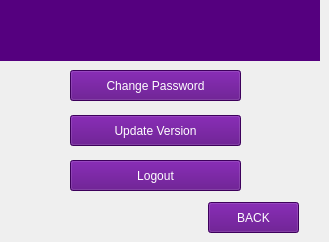
   <widget class="QWidget" name="page_6">
    <widget class="QLabel" name="label_hamburger_pg26">
     <property name="geometry">
      <rect>
       <x>0</x>
       <y>0</y>
       <width>320</width>
       <height>61</height>
      </rect>
     </property>
     <property name="font">
      <font>
       <family>Sans Serif</family>
       <pointsize>11</pointsize>
       <weight>9</weight>
       <italic>false</italic>
       <bold>false</bold>
      </font>
     </property>
     <property name="styleSheet">
      <string notr="true">color: rgb(255, 255, 255);
background-color: rgb(85, 0, 127);
font: 75 11pt &quot;Sans Serif&quot;;</string>
     </property>
     <property name="text">
      <string/>
     </property>
    </widget>
    <widget class="QPushButton" name="PushButton_ChangePasswd_pg26">
     <property name="geometry">
      <rect>
       <x>70</x>
       <y>70</y>
       <width>171</width>
       <height>31</height>
      </rect>
     </property>
     <property name="styleSheet">
      <string notr="true">color: rgb(255, 255, 255);
background-color: rgb(85, 0, 127);
font: 75 11pt &quot;Sans Serif&quot;;</string>
     </property>
     <property name="text">
      <string>Change Password</string>
     </property>
    </widget>
    <widget class="QPushButton" name="PushButton_UpdatePasswd_pg26">
     <property name="geometry">
      <rect>
       <x>70</x>
       <y>115</y>
       <width>171</width>
       <height>31</height>
      </rect>
     </property>
     <property name="styleSheet">
      <string notr="true">color: rgb(255, 255, 255);
background-color: rgb(85, 0, 127);
font: 75 11pt &quot;Sans Serif&quot;;</string>
     </property>
     <property name="text">
      <string>Update Version</string>
     </property>
    </widget>
    <widget class="QPushButton" name="PushButton_Logout_pg26">
     <property name="geometry">
      <rect>
       <x>70</x>
       <y>160</y>
       <width>171</width>
       <height>31</height>
      </rect>
     </property>
     <property name="styleSheet">
      <string notr="true">color: rgb(255, 255, 255);
background-color: rgb(85, 0, 127);
font: 75 11pt &quot;Sans Serif&quot;;</string>
     </property>
     <property name="text">
      <string>Logout</string>
     </property>
    </widget>
    <widget class="QPushButton" name="PushButton_Back_pg26">
     <property name="geometry">
      <rect>
       <x>208</x>
       <y>202</y>
       <width>91</width>
       <height>31</height>
      </rect>
     </property>
     <property name="styleSheet">
      <string notr="true">color: rgb(255, 255, 255);
background-color: rgb(85, 0, 127);
font: 75 11pt &quot;Sans Serif&quot;;</string>
     </property>
     <property name="text">
      <string>BACK</string>
     </property>
    </widget>
    <widget class="QLabel" name="Label_Merchant_Name_pg26">
     <property name="geometry">
      <rect>
       <x>120</x>
       <y>36</y>
       <width>191</width>
       <height>20</height>
      </rect>
     </property>
     <property name="font">
      <font>
       <family>Sans Serif</family>
       <pointsize>12</pointsize>
       <weight>9</weight>
       <italic>false</italic>
       <bold>false</bold>
      </font>
     </property>
     <property name="styleSheet">
      <string notr="true">color: rgb(255, 255, 255);
background-color: rgb(85, 0, 127);
font: 75 12pt &quot;Sans Serif&quot;;</string>
     </property>
     <property name="text">
      <string/>
     </property>
     <property name="alignment">
      <set>Qt::AlignRight|Qt::AlignTrailing|Qt::AlignVCenter</set>
     </property>
    </widget>
    <widget class="QLabel" name="Label_BranchNo_pg26">
     <property name="geometry">
      <rect>
       <x>120</x>
       <y>8</y>
       <width>191</width>
       <height>20</height>
      </rect>
     </property>
     <property name="font">
      <font>
       <family>Sans Serif</family>
       <pointsize>11</pointsize>
       <weight>9</weight>
       <italic>false</italic>
       <bold>false</bold>
      </font>
     </property>
     <property name="styleSheet">
      <string notr="true">color: rgb(255, 255, 255);
background-color: rgb(85, 0, 127);
font: 75 11pt &quot;Sans Serif&quot;;</string>
     </property>
     <property name="text">
      <string/>
     </property>
     <property name="alignment">
      <set>Qt::AlignRight|Qt::AlignTrailing|Qt::AlignVCenter</set>
     </property>
    </widget>
    <widget class="QLabel" name="FinoLogo_pg26">
     <property name="geometry">
      <rect>
       <x>5</x>
       <y>2</y>
       <width>71</width>
       <height>35</height>
      </rect>
     </property>
     <property name="styleSheet">
      <string notr="true">background-color: rgb(85, 0, 127);</string>
     </property>
     <property name="text">
      <string/>
     </property>
     <property name="pixmap">
      <pixmap resource="fino.qrc">:/Fino/Icons/finoW.png</pixmap>
     </property>
     <property name="scaledContents">
      <bool>true</bool>
     </property>
    </widget>
    <widget class="QLabel" name="verUpdate_label">
     <property name="geometry">
      <rect>
       <x>2</x>
       <y>40</y>
       <width>111</width>
       <height>16</height>
      </rect>
     </property>
     <property name="styleSheet">
      <string notr="true">color: rgb(255, 255, 255);
background-color: rgb(85, 0, 127);
font: 75 12pt &quot;Sans Serif&quot;;</string>
     </property>
     <property name="text">
      <string/>
     </property>
    </widget>
   </widget>
